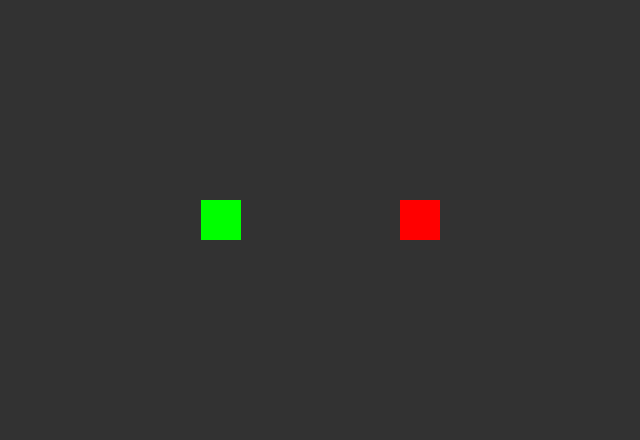
Frame 1 (no input)
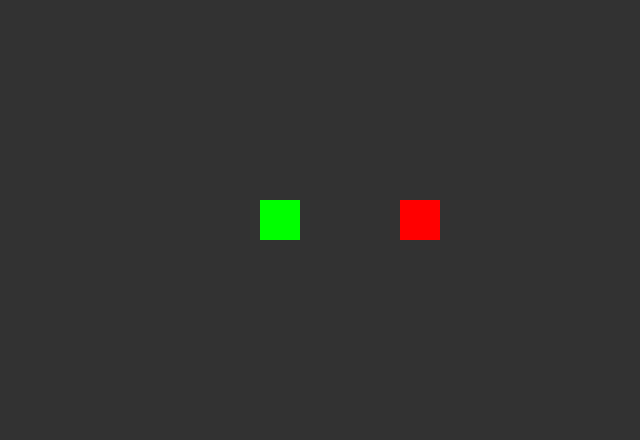
Frame 60 (the mouse pressed at the canvas centre just before this capture)
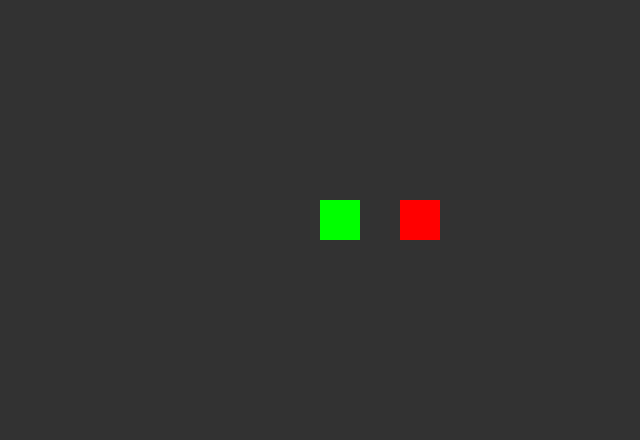
Frame 120 (the mouse held since frame 60 and released just before this capture)

The Processing sketch that drew these frames (run headless with seeded random() and noise(); from frame 60 on, the mouse is pressed at the canvas centre):

// Processing sketch: Chapter3_Methods
// ── Chapter3_Methods.pde
int size = 40;
int snakeX = 200;
int snakeY = 200;
int appleX = 400;
int appleY = 200;

void setup() {
  //setup
  size(640, 440);
  noStroke();
}

void draw() {
  //draw background
  background(50);

  MoveSnake();
  DrawSnake();

  DrawApple();
}

void MoveSnake(){
  snakeX = snakeX + 1;
}

void DrawSnake(){
  //draw snake
  fill(0, 255, 0);
  rect(snakeX, snakeY, size, size);
}

void DrawApple(){
  //draw apple
  fill(255, 0, 0);
  rect(appleX, appleY, size, size);
}
